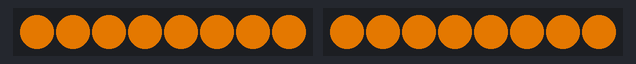
Simulated run of this sketch. Board: Arduino Uno, built with avr-gcc and run on an emulated ATmega328P. Shown: 2 × 8 RGB LEDs in strip order, left to right. Dim RGB values are drawn brighter than linear.

Above: at 0.4 s.
At 1.3 s:
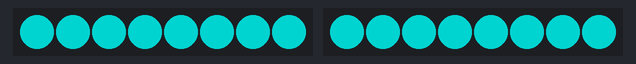
At 1.9 s:
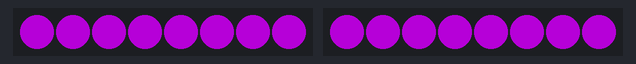
At 2.3 s:
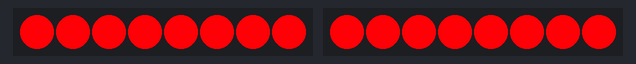
Timing chart, 0 to 39.9 s (numbered marks = the images above):
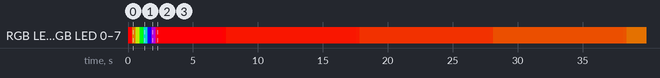

The sketch:

led-lamp-sketch.ino
```cpp
#define NUM_LEDS 8
#define D1_PIN 6
#define D2_PIN 7

#include <FastLED.h>
CRGB leds1[NUM_LEDS];
CRGB leds2[NUM_LEDS];

byte i = 0;
byte h = 0;
byte s = 255;
byte v = 255;

void setup() {

  // Dev init
  FastLED.addLeds<WS2812B, D1_PIN, GRB>(leds1, NUM_LEDS);
  FastLED.addLeds<WS2812B, D2_PIN, GRB>(leds2, NUM_LEDS);
  FastLED.setBrightness(255);

  // Color blending init
  for (h = 0; h < 255; h++) {
    fill_solid(leds1, NUM_LEDS, CHSV(h,s,v));
    fill_solid(leds2, NUM_LEDS, CHSV(h,s,v));
    FastLED.show();
    delay(8);
  }

  h = 0;
}

void loop() {

  delay(5000);

  for (i = 0; i < 8; i++) {
    h++;
    fill_solid(leds1, NUM_LEDS, CHSV(h,s,v));
    fill_solid(leds2, NUM_LEDS, CHSV(h,s,v));
    FastLED.show();
    delay(33);
  }

  delay(5000);

}
```

Measured:
- by itself, RGB LED 0–7, RGB LED 0–7: off → RGB(255, 0, 0) at 0.00 s, → RGB(171, 90, 0) 0.31 s later, → RGB(150, 180, 0) 0.31 s later, → RGB(0, 239, 16) 0.31 s later, … (17 changes in this stretch)
